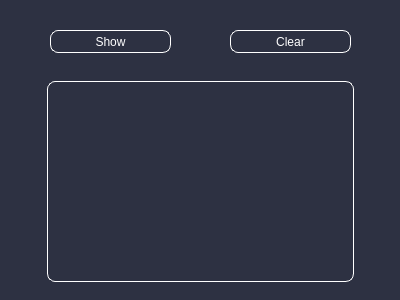
<?xml version="1.0" encoding="UTF-8"?>
<ui version="4.0">
 <class>Form</class>
 <widget class="QWidget" name="Form">
  <property name="enabled">
   <bool>true</bool>
  </property>
  <property name="geometry">
   <rect>
    <x>0</x>
    <y>0</y>
    <width>400</width>
    <height>300</height>
   </rect>
  </property>
  <property name="windowTitle">
   <string>Form</string>
  </property>
  <property name="styleSheet">
   <string notr="true">background-color: #2d3142 ;
color: white;
</string>
  </property>
  <widget class="QPushButton" name="show_libs">
   <property name="geometry">
    <rect>
     <x>50</x>
     <y>30</y>
     <width>121</width>
     <height>23</height>
    </rect>
   </property>
   <property name="styleSheet">
    <string notr="true">border: 1px solid white;
border-radius: 8px;
</string>
   </property>
   <property name="text">
    <string>Show</string>
   </property>
  </widget>
  <widget class="QListWidget" name="libs_list">
   <property name="geometry">
    <rect>
     <x>10</x>
     <y>81</y>
     <width>381</width>
     <height>201</height>
    </rect>
   </property>
   <property name="styleSheet">
    <string notr="true">width: 70%;
height: 25px;
margin: 0 auto;
border: 1px solid white;
border-radius: 8px;</string>
   </property>
  </widget>
  <widget class="QPushButton" name="clear_libs">
   <property name="geometry">
    <rect>
     <x>230</x>
     <y>30</y>
     <width>121</width>
     <height>23</height>
    </rect>
   </property>
   <property name="styleSheet">
    <string notr="true">border: 1px solid white;
border-radius: 8px;
</string>
   </property>
   <property name="text">
    <string>Clear</string>
   </property>
  </widget>
 </widget>
 <resources/>
 <connections/>
</ui>
